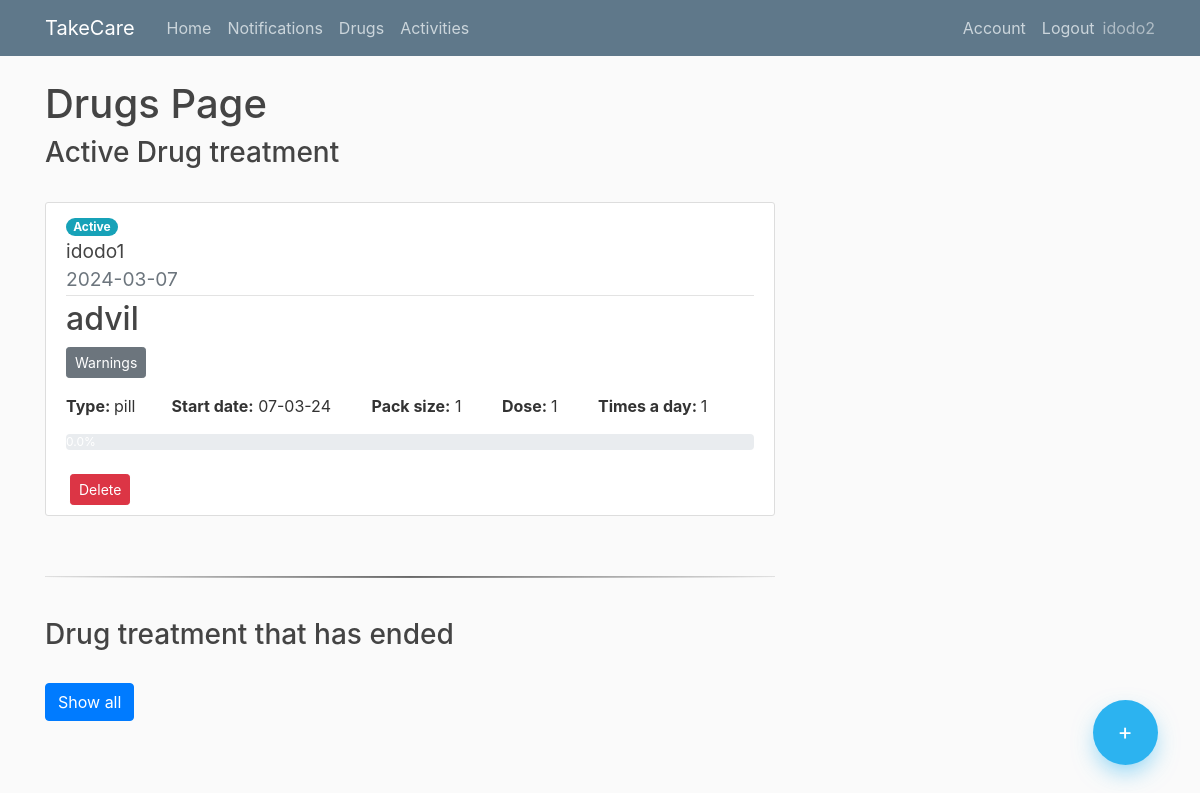
The page /drugs (signed in) on the database as committed earlier.
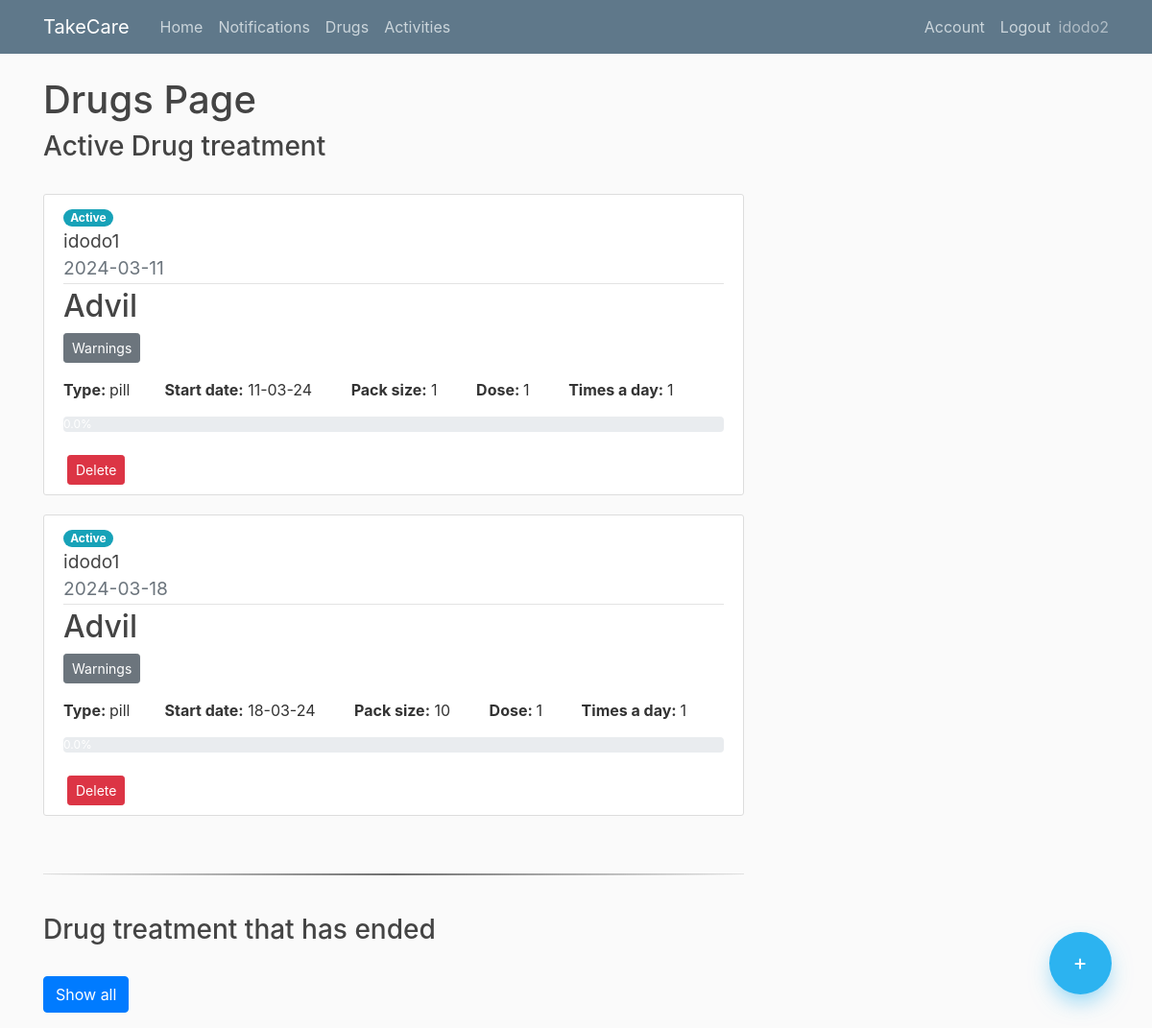
The same page on the database as committed later.
### app/models.py (models this page shows, shortened)
class Drug(db.Model):
    id = db.Column(db.Integer, primary_key=True)
    name = db.Column(db.String(150),nullable=False)
    type = db.Column(db.Text,nullable=False)
    dose = db.Column(db.Integer,nullable=False)
    timesaday = db.Column(db.Integer,nullable=False)
    taketime= db.Column(db.Time, nullable=False)
    gap = db.Column(db.Integer, nullable=False)
    packsize = db.Column(db.Integer,nullable=False)
    daystotake = db.Column(db.Integer,nullable=False)
    startdate = db.Column(db.Date,nullable=False)
    finish = db.Column(db.Boolean, nullable=False)
    user_id = db.Column(db.Integer, db.ForeignKey('user.id'), nullable=False)
    elderly_user_id = db.Column(db.Integer, db.ForeignKey('elderlyuser.id'), nullable=False)
    drugschedules = db.relationship("DrugSchedule", cascade="all, delete")
    warnings = db.Column(db.String)

class Elderlyuser(db.Model, UserMixin):
    id = db.Column(db.Integer, primary_key=True)
    username = db.Column(db.String(20), unique=True,nullable=False)
    password= db.Column(db.String(60),nullable=False)
    user_id = db.Column(db.Integer, db.ForeignKey('user.id'), nullable=False)

### app/routes.py (the view)
@app.route("/drugs")
@login_required
def drugs():
    if current_user.is_authenticated:
        drugs = Drug.query.filter_by(user_id=current_user.id).order_by(Drug.startdate.asc())
        drug_schedule = DrugSchedule.query.filter_by(user_id=current_user.id)
        eldelys = Elderlyuser.query.filter_by(user_id=current_user.id)
        eldelys_dict = {i.id: i.username for i in eldelys}
        return render_template("drugs.html",drugs=drugs,drug_schedule=drug_schedule, title="Drugs",eldelys_dict=eldelys_dict)
    else:
        return render_template("home.html")

### app/models.py (called while the page is built)
@login_manager.user_loader
def load_user(user_id):
    return User.query.get(int(user_id))

### app/templates/drugs.html (shortened to what this page needs)
{% extends "layout.html" %}
{% block content %}
    <h1>Drugs Page</h1>
    <div class="floating-container">
        <a class="floating-button" href="{{ url_for('add_drug')}}"> +</a>
    </div>
    {% if drugs.count() == 0  %}
        <h3>No drug alerts found</h3>
    {% else %}
        <h3>Active Drug treatment</h3>
        <br>
        {% for drug in drugs %}
             {% if not drug.finish %}
                {% set counter = namespace(count=0) %}
                {% set totalcounter = namespace(count=0) %}
                {% for reminder in drug_schedule %}
                    {% if reminder.drug_id == drug.id %}
                        {% set totalcounter.count = totalcounter.count + 1 %}
                        {% if reminder.took == 1 %}
                            {% set counter.count = counter.count + 1 %}
                        {% endif %}
                    {% endif %}
                {% endfor %}
                {% if totalcounter.count > 0 %}
                    {% set percentage = (counter.count / totalcounter.count * 100) | round %}
                {% else %}
                    {% set percentage = 0 %}
                {% endif %}
                <article class="media content-section">
                    <div class="media-body ">
                        <span class="badge badge-pill badge-info">Active</span>
                        <div class="article-title">
                            <big>{{ eldelys_dict[drug.elderly_user_id] }}</big>
                        </div>
                        <div class="article-metadata">
                            <big class="text-muted">{{ drug.startdate.strftime('%Y-%m-%d') }} </big>
                        </div>
                        <h2>{{ drug.name }}</h2>
                        <p>
                         <button class="btn btn-secondary btn-sm" data-toggle="collapse" href="#collapseExample" role="button" aria-expanded="false" aria-controls="collapseExample">
                            Warnings
                         </button>
                        </p>
                            <strong>Type: </strong> {{ drug.type }}&nbsp; &nbsp; &nbsp; &nbsp;
                           <strong>Start date:</strong> {{ drug.startdate.strftime('%d-%m-%y') }} &nbsp; &nbsp; &nbsp; &nbsp;
                            <strong>Pack size:</strong> {{ drug.packsize }} &nbsp; &nbsp; &nbsp; &nbsp;
                           <strong> Dose: </strong>{{ drug.dose }} &nbsp; &nbsp; &nbsp; &nbsp;
                            <strong>Times a day: </strong>{{ drug.timesaday }} &nbsp;
                        <div class="progress">
                            <div class="progress-bar bg-info" role="progressbar" style="width: {{ percentage }}%;" aria-valuenow="{{ percentage }}" aria-valuemin="0" aria-valuemax="100">{{ percentage }}%</div>
                        </div>
                        <br>
                        <button type="button" class="btn btn-danger btn-sm ml-1" data-toggle="modal" data-target="#deleteModal{{drug.id}}">
                            Delete
                        </button>
                    </div>
                </article>
            {% endif %}
        {% endfor %}
        <br>
        <hr class="hr" />
        <br>
        <h3>Drug treatment that has ended</h3>
        <p>
            <br>
          <a class="btn btn-primary" data-toggle="collapse" href="#multiCollapseExample1" role="button" aria-expanded="false" aria-controls="multiCollapseExample1">Show all</a>
        </p>
    {% endif %}
{% endblock content %}

Rows that differ between the two databases and show on the page:
no longer on this page (row edited): Drug: {{ eldelys_dict[drug.elderly_user_id] }} "idodo1", startdate "2024-03-07", name "advil", type "pill", startdate "07-03-24", packsize "1", dose "1", timesaday "1", percentage "0.0"
added Drug: {{ eldelys_dict[drug.elderly_user_id] }} "idodo1", startdate "2024-03-11", name "Advil", type "pill", startdate "11-03-24", packsize "1", dose "1", timesaday "1", percentage "0.0"
added Drug: {{ eldelys_dict[drug.elderly_user_id] }} "idodo1", startdate "2024-03-18", name "Advil", type "pill", startdate "18-03-24", packsize "10", dose "1", timesaday "1", percentage "0.0"
